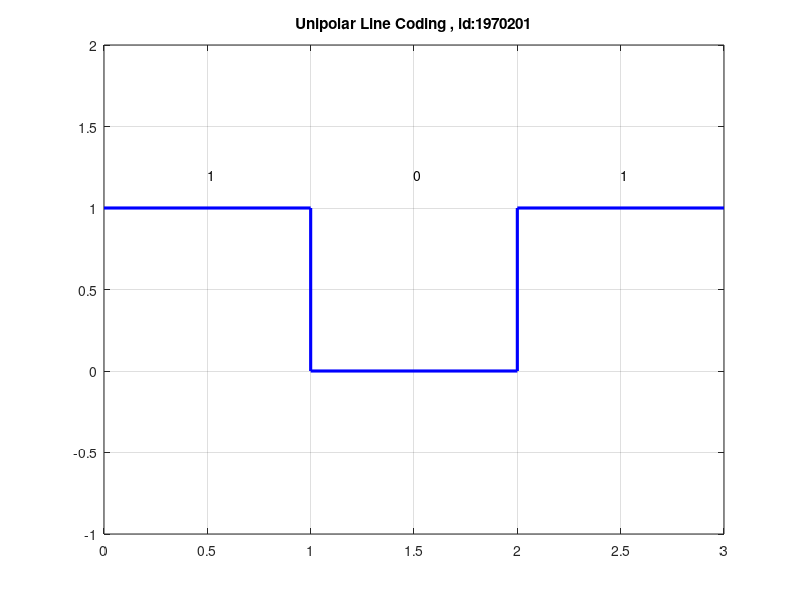

This chart was generated by the following MATLAB code:
Id = input('Enter your id: '); %taking my id as input

bi = de2bi(Id); %id converted to binary

bi = fliplr(bi) %flipping the array value left to right

n = length(bi); %length of the binary value

x = []; %indicating x array

y = []; %indicating y array

for i=1:n   %for iteration taking value 1 to n;
    
                 %loop runs for i=1 to i=n. at each iteration 
    x=[x i-1 i]; %the value of i-1 and i are added to the vector x.
    
    if(bi(i)==1)  %checking if bi value 1 or zero
        
        y=[y 1 1];  %if 1 then fill the y array with two 1 
        
    else
        
        y=[y 0 0]; %if 0 then fill the y array with two 0 
        
    end
    
end

plot(x,y,'b','LineWidth',2.25),axis([0,n,-1,2]);

xAxis = 0;

yAxis = 1.2;

bi = dec2bin(Id);

for i=1:n
    xAxis = i - 0.5;
    text(xAxis,yAxis,bi(i));
end

title('Unipolar Line Coding , id:1970201');

grid on;



